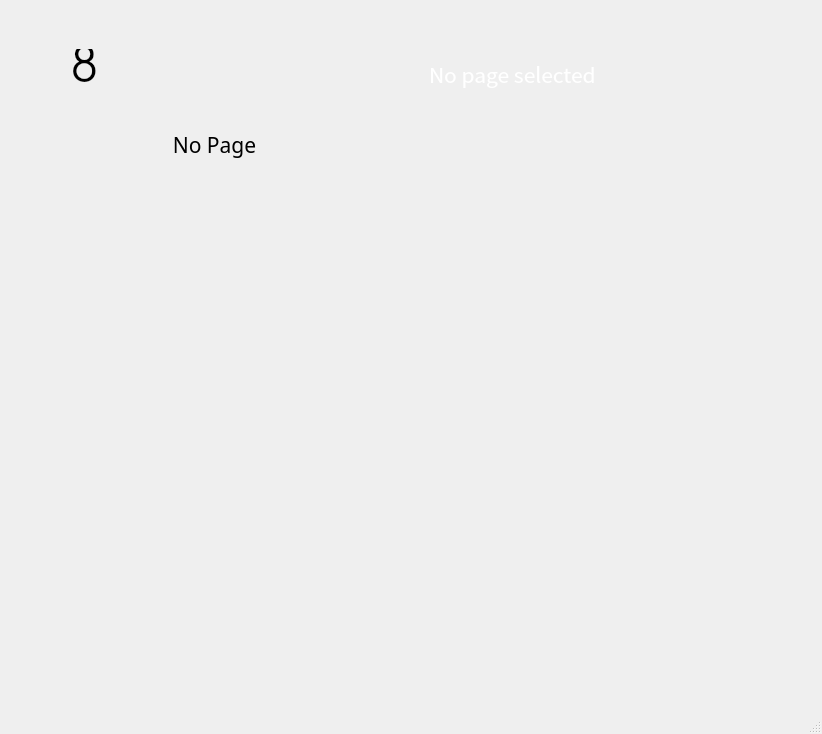
<?xml version="1.0" encoding="UTF-8"?>
<ui version="4.0">
 <class>MainWindow</class>
 <widget class="QMainWindow" name="MainWindow">
  <property name="geometry">
   <rect>
    <x>0</x>
    <y>0</y>
    <width>822</width>
    <height>734</height>
   </rect>
  </property>
  <property name="windowTitle">
   <string>Clash Calculator</string>
  </property>
  <property name="windowIcon">
   <iconset theme="QIcon::ThemeIcon::ListAdd" resource="../../assets/pages.qrc">
    <normaloff>:/paperback/paperback/Melee.png</normaloff>
    <normalon>:/objectDArt/oda/Ranged.png</normalon>:/paperback/paperback/Melee.png</iconset>
  </property>
  <widget class="QWidget" name="centralwidget">
   <layout class="QVBoxLayout" name="verticalLayout_3" stretch="5,1">
    <item>
     <widget class="QFrame" name="frame">
      <widget class="QLabel" name="page_bg">
       <property name="geometry">
        <rect>
         <x>-10</x>
         <y>-20</y>
         <width>800</width>
         <height>600</height>
        </rect>
       </property>
       <property name="autoFillBackground">
        <bool>false</bool>
       </property>
       <property name="text">
        <string/>
       </property>
       <property name="pixmap">
        <pixmap resource="../../assets/pages.qrc">:/EGO/ego/bg.png</pixmap>
       </property>
       <property name="scaledContents">
        <bool>true</bool>
       </property>
       <property name="alignment">
        <set>Qt::AlignmentFlag::AlignCenter</set>
       </property>
      </widget>
      <widget class="QLabel" name="page_cost">
       <property name="geometry">
        <rect>
         <x>50</x>
         <y>40</y>
         <width>51</width>
         <height>41</height>
        </rect>
       </property>
       <property name="font">
        <font>
         <family>URW Gothic</family>
         <pointsize>36</pointsize>
         <bold>false</bold>
        </font>
       </property>
       <property name="text">
        <string>8</string>
       </property>
       <property name="alignment">
        <set>Qt::AlignmentFlag::AlignCenter</set>
       </property>
      </widget>
      <widget class="QLabel" name="page_logo">
       <property name="geometry">
        <rect>
         <x>20</x>
         <y>140</y>
         <width>410</width>
         <height>310</height>
        </rect>
       </property>
       <property name="text">
        <string/>
       </property>
       <property name="pixmap">
        <pixmap resource="../../assets/pages.qrc">:/dummy/no_page.png</pixmap>
       </property>
       <property name="scaledContents">
        <bool>false</bool>
       </property>
      </widget>
      <widget class="QLabel" name="page_name">
       <property name="geometry">
        <rect>
         <x>20</x>
         <y>115</y>
         <width>371</width>
         <height>41</height>
        </rect>
       </property>
       <property name="font">
        <font>
         <family>NanumGothic</family>
         <pointsize>16</pointsize>
         <bold>false</bold>
        </font>
       </property>
       <property name="text">
        <string>No Page</string>
       </property>
       <property name="alignment">
        <set>Qt::AlignmentFlag::AlignCenter</set>
       </property>
      </widget>
      <widget class="QWidget" name="dice_queue_small" native="true">
       <property name="geometry">
        <rect>
         <x>20</x>
         <y>440</y>
         <width>370</width>
         <height>81</height>
        </rect>
       </property>
       <layout class="QHBoxLayout" name="horizontalLayout">
        <item>
         <widget class="QLabel" name="label_8">
          <property name="text">
           <string/>
          </property>
          <property name="pixmap">
           <pixmap resource="../../assets/dice.qrc">:/defaultDice/dice/Pierce.png</pixmap>
          </property>
          <property name="scaledContents">
           <bool>true</bool>
          </property>
          <property name="alignment">
           <set>Qt::AlignmentFlag::AlignCenter</set>
          </property>
         </widget>
        </item>
        <item>
         <widget class="QLabel" name="label_9">
          <property name="text">
           <string/>
          </property>
          <property name="pixmap">
           <pixmap resource="../../assets/dice.qrc">:/defaultDice/dice/Blunt.png</pixmap>
          </property>
          <property name="scaledContents">
           <bool>true</bool>
          </property>
          <property name="alignment">
           <set>Qt::AlignmentFlag::AlignCenter</set>
          </property>
         </widget>
        </item>
        <item>
         <widget class="QLabel" name="label_5">
          <property name="text">
           <string/>
          </property>
          <property name="pixmap">
           <pixmap resource="../../assets/dice.qrc">:/defaultDice/dice/Slash.png</pixmap>
          </property>
          <property name="scaledContents">
           <bool>true</bool>
          </property>
          <property name="alignment">
           <set>Qt::AlignmentFlag::AlignCenter</set>
          </property>
         </widget>
        </item>
        <item>
         <widget class="QLabel" name="label_10">
          <property name="text">
           <string/>
          </property>
          <property name="pixmap">
           <pixmap resource="../../assets/dice.qrc">:/defaultDice/dice/Block.png</pixmap>
          </property>
          <property name="scaledContents">
           <bool>true</bool>
          </property>
          <property name="alignment">
           <set>Qt::AlignmentFlag::AlignCenter</set>
          </property>
         </widget>
        </item>
        <item>
         <widget class="QLabel" name="label_11">
          <property name="text">
           <string/>
          </property>
          <property name="pixmap">
           <pixmap resource="../../assets/dice.qrc">:/defaultDice/dice/Evade.png</pixmap>
          </property>
          <property name="scaledContents">
           <bool>true</bool>
          </property>
          <property name="alignment">
           <set>Qt::AlignmentFlag::AlignCenter</set>
          </property>
         </widget>
        </item>
       </layout>
      </widget>
      <widget class="QLabel" name="page_type">
       <property name="geometry">
        <rect>
         <x>330</x>
         <y>30</y>
         <width>60</width>
         <height>80</height>
        </rect>
       </property>
       <property name="text">
        <string/>
       </property>
       <property name="pixmap">
        <pixmap resource="../../assets/pages.qrc">:/EGO/ego/Melee.png</pixmap>
       </property>
       <property name="scaledContents">
        <bool>true</bool>
       </property>
      </widget>
      <widget class="QWidget" name="dice_queue" native="true">
       <property name="geometry">
        <rect>
         <x>400</x>
         <y>49</y>
         <width>351</width>
         <height>491</height>
        </rect>
       </property>
       <property name="toolTip">
        <string/>
       </property>
       <layout class="QVBoxLayout" name="verticalLayout_4" stretch="0">
        <property name="sizeConstraint">
         <enum>QLayout::SizeConstraint::SetDefaultConstraint</enum>
        </property>
        <property name="leftMargin">
         <number>20</number>
        </property>
        <item alignment="Qt::AlignmentFlag::AlignTop">
         <widget class="QLabel" name="page_description">
          <property name="maximumSize">
           <size>
            <width>16777215</width>
            <height>70</height>
           </size>
          </property>
          <property name="palette">
           <palette>
            <active>
             <colorrole role="WindowText">
              <brush brushstyle="SolidPattern">
               <color alpha="255">
                <red>255</red>
                <green>255</green>
                <blue>255</blue>
               </color>
              </brush>
             </colorrole>
             <colorrole role="Text">
              <brush brushstyle="SolidPattern">
               <color alpha="255">
                <red>255</red>
                <green>255</green>
                <blue>255</blue>
               </color>
              </brush>
             </colorrole>
             <colorrole role="ToolTipText">
              <brush brushstyle="SolidPattern">
               <color alpha="255">
                <red>255</red>
                <green>255</green>
                <blue>255</blue>
               </color>
              </brush>
             </colorrole>
            </active>
            <inactive>
             <colorrole role="WindowText">
              <brush brushstyle="SolidPattern">
               <color alpha="255">
                <red>255</red>
                <green>255</green>
                <blue>255</blue>
               </color>
              </brush>
             </colorrole>
             <colorrole role="Text">
              <brush brushstyle="SolidPattern">
               <color alpha="255">
                <red>255</red>
                <green>255</green>
                <blue>255</blue>
               </color>
              </brush>
             </colorrole>
             <colorrole role="ToolTipText">
              <brush brushstyle="SolidPattern">
               <color alpha="255">
                <red>255</red>
                <green>255</green>
                <blue>255</blue>
               </color>
              </brush>
             </colorrole>
            </inactive>
            <disabled>
             <colorrole role="ToolTipText">
              <brush brushstyle="SolidPattern">
               <color alpha="255">
                <red>255</red>
                <green>255</green>
                <blue>255</blue>
               </color>
              </brush>
             </colorrole>
            </disabled>
           </palette>
          </property>
          <property name="font">
           <font>
            <family>Noto Sans CJK JP</family>
            <pointsize>16</pointsize>
           </font>
          </property>
          <property name="text">
           <string>No page selected</string>
          </property>
          <property name="alignment">
           <set>Qt::AlignmentFlag::AlignLeading|Qt::AlignmentFlag::AlignLeft|Qt::AlignmentFlag::AlignTop</set>
          </property>
          <property name="margin">
           <number>20</number>
          </property>
         </widget>
        </item>
       </layout>
      </widget>
      <zorder>page_logo</zorder>
      <zorder>page_bg</zorder>
      <zorder>page_cost</zorder>
      <zorder>page_name</zorder>
      <zorder>dice_queue_small</zorder>
      <zorder>page_type</zorder>
      <zorder>dice_queue</zorder>
     </widget>
    </item>
    <item>
     <layout class="QHBoxLayout" name="horizontalLayout_2" stretch="0,0">
      <item>
       <widget class="QLabel" name="our_speed_die">
        <property name="maximumSize">
         <size>
          <width>100</width>
          <height>100</height>
         </size>
        </property>
        <property name="autoFillBackground">
         <bool>false</bool>
        </property>
        <property name="text">
         <string/>
        </property>
        <property name="pixmap">
         <pixmap resource="../../assets/dice.qrc">:/speedDice/BreakedSpeedDice.png</pixmap>
        </property>
        <property name="scaledContents">
         <bool>true</bool>
        </property>
       </widget>
      </item>
      <item>
       <widget class="QLabel" name="enemy_speed_die">
        <property name="enabled">
         <bool>true</bool>
        </property>
        <property name="maximumSize">
         <size>
          <width>100</width>
          <height>100</height>
         </size>
        </property>
        <property name="text">
         <string/>
        </property>
        <property name="pixmap">
         <pixmap resource="../../assets/dice.qrc">:/speedDice/BreakedSpeedDice.png</pixmap>
        </property>
        <property name="scaledContents">
         <bool>true</bool>
        </property>
       </widget>
      </item>
     </layout>
    </item>
   </layout>
  </widget>
  <widget class="QMenuBar" name="menubar">
   <property name="geometry">
    <rect>
     <x>0</x>
     <y>0</y>
     <width>822</width>
     <height>24</height>
    </rect>
   </property>
  </widget>
  <widget class="QStatusBar" name="statusbar"/>
 </widget>
 <resources>
  <include location="../../assets/pages.qrc"/>
  <include location="../../assets/dice.qrc"/>
 </resources>
 <connections/>
</ui>
